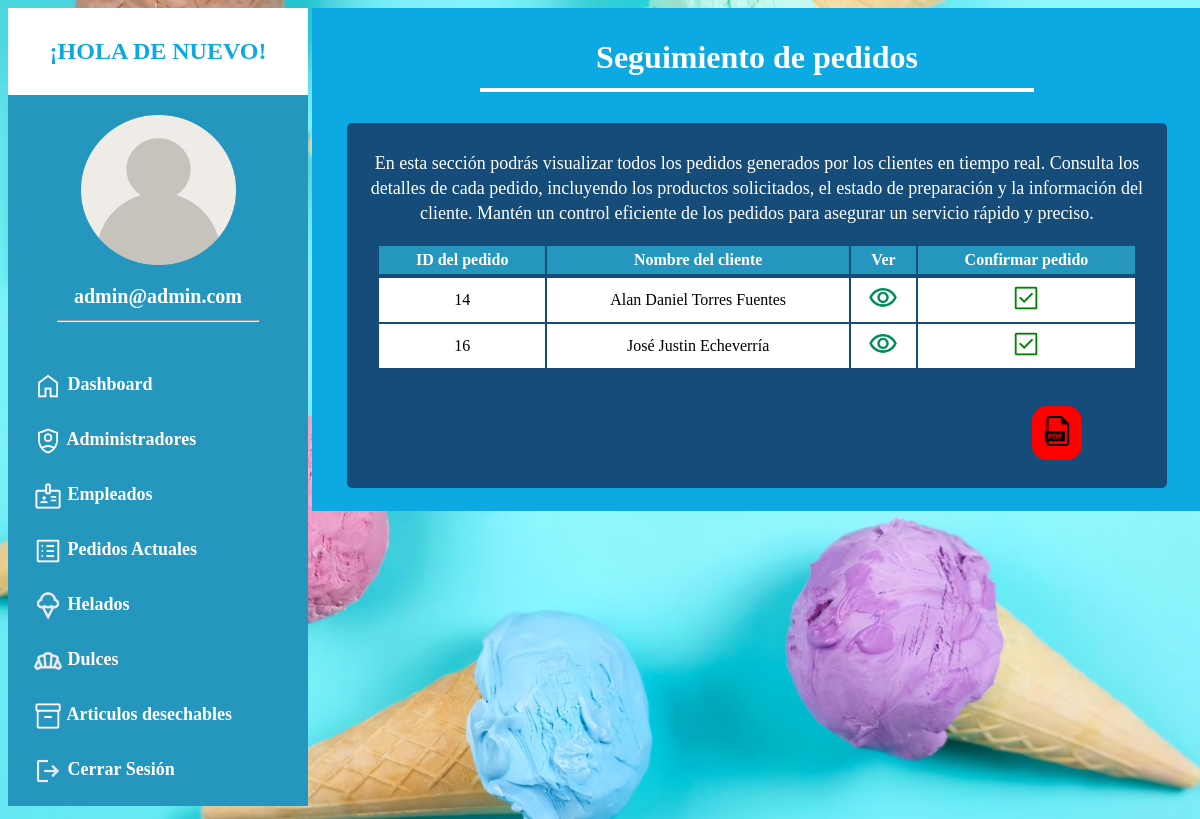
/pedidos.php (signed in), run on an earlier commit of the app's database.
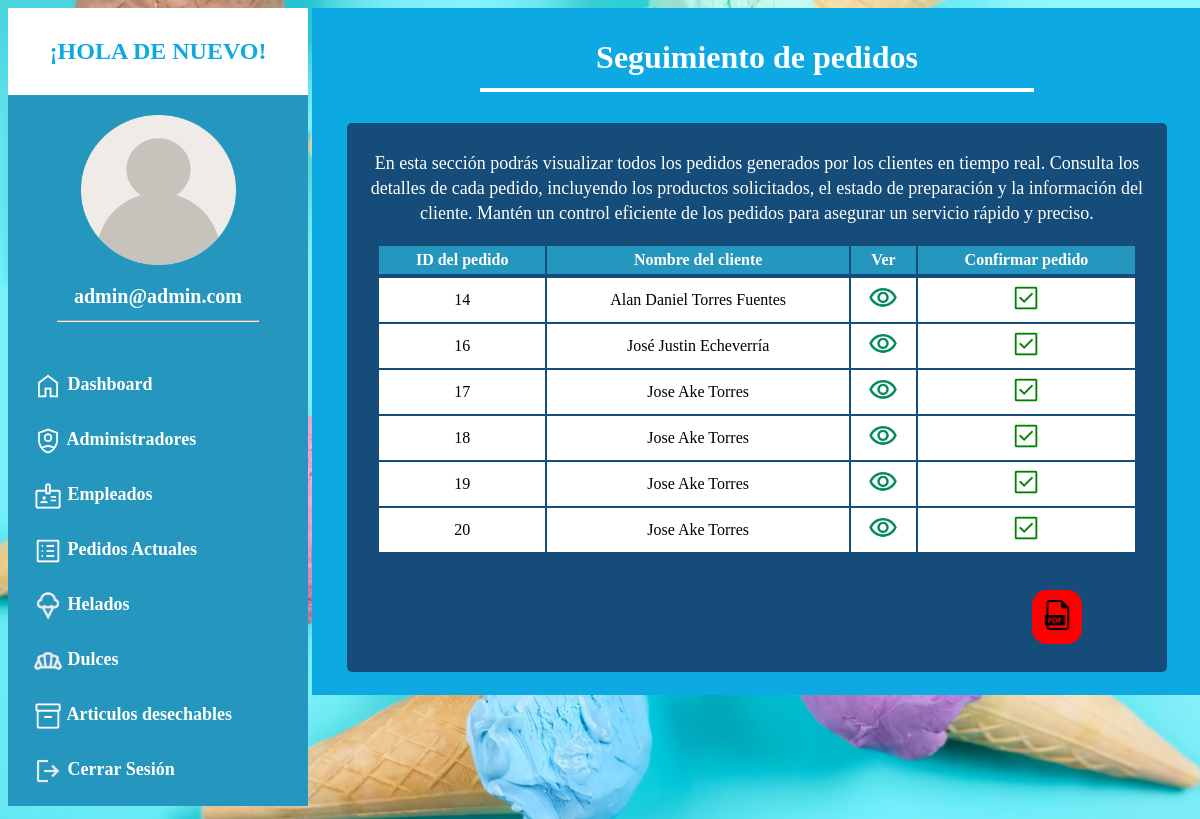
And on a later commit of the database.
### tables this page shows
CREATE TABLE `pedidos` (
  `id_pedido` int(11) NOT NULL,
  `nombre_cliente_pedido` varchar(100) DEFAULT NULL,
  `correo_cliente_pedido` varchar(100) DEFAULT NULL,
  `telefono_cliente_pedido` char(10) DEFAULT NULL,
  `numero_mesa` varchar(100) DEFAULT NULL,
  `metodo_pago` varchar(100) DEFAULT NULL,
  `pedido_cliente_pedido` varchar(255) DEFAULT NULL,
  `comentarios_cantidad` varchar(255) DEFAULT NULL,
  `numero_tarjeta` bigint(100) DEFAULT NULL,
  `nip_tarjeta` int(4) DEFAULT NULL
);

### pedidos.php (the view, shortened to what this page needs)
<?php
$adminCorreo = $_SESSION['username'];
?>
<!DOCTYPE html>
<html lang="en">
<head>
    <link rel="stylesheet" href="style_panel_admin.css">
</head>
<body>
    <div class="ancho">
        <?php
        include "menu_panel_admin.php";
        ?>
        <div class="contenedorpaneladmin">
            <div class="contenedor4 centrar">
                <h1>Seguimiento de pedidos</h1>
                <hr>
            </div>
            <br>
            <div class="contenedor5 centrar">
                <p>En esta sección podrás visualizar todos los pedidos generados por los clientes en tiempo real. Consulta los detalles de cada pedido, incluyendo los productos solicitados, el estado de preparación y la información del cliente. Mantén un control eficiente de los pedidos para asegurar un servicio rápido y preciso.
                </p>
                <table class="centrar">
                    <tr>
                        <th>ID del pedido</th>
                        <th>Nombre del cliente</th>
                        <th>Ver</th>
                        <th>Confirmar pedido</th>
                    </tr>
                    <tr>
                        <?php
                        require "conexion.php";
                        $todos_datos = "SELECT * FROM pedidos ORDER BY id_pedido ASC";
                        $resultado = mysqli_query($conectar, $todos_datos);
                        while ($fila = mysqli_fetch_assoc($resultado)) {
                        ?>
                    <tr>
                        <td><?php echo $fila["id_pedido"] ?></td>
                        <td><?php echo $fila["nombre_cliente_pedido"] ?></td>
                        <td><a href="ver_pedido.php?id=<?php echo $fila['id_pedido']; ?>"><img src="./img/icono_ver.png" class="icono_tabla_admin"></a></td>
                        <td><a href="#" onclick="validar('eliminar_pedido.php?id=<?php echo $fila['id_pedido']; ?>')"><img src="./img/icono_confirmar.png" class="icono_tabla_admin"></a></a></td>
                    </tr>
                <?php
                        }
                ?>
                </table><br><br>
                <div class="botonpdfposicion">
                <a href="reporte.php" class="boton_pdf"><img src="./img/icono_pdf.png" alt="" class="icono_tabla_admin"></a>
                </div>
                <br>
            </div>
            <br>
        </div>
    </div>
    <br><br>
</body>
</html>

### menu_panel_admin.php (shortened to what this page needs)
<div class="contenedormenu">
    <div class="contenedorbienvenido">
        <h2>¡HOLA DE NUEVO!</h2>
    </div>
    <div class="centrar">
        <img class="logo_admin" src="./img/icon_blanco.png" alt="">
        <h2 class="echoAdmin"><?php echo $adminCorreo; ?></h2>
        <hr class="hrs">
        <br><br>
    </div>
    <a href="panelAdmin_heladosColon.php" class="hrefsmenu"> <img class="iconomenu" src="./img/icono_casa.png" alt=""> Dashboard</a>
    <br>
    <a href="administradores.php" class="hrefsmenu"> <img class="iconomenu" src="./img/icono_admin.png" alt=""> Administradores</a>
    <br>
    <a href="empleados.php" class="hrefsmenu"> <img class="iconomenu" src="./img/icono_empleado.png" alt=""> Empleados</a>
    <br>
    <a href="pedidos.php" class="hrefsmenu"> <img class="iconomenu" src="./img/icono_pedidos.png" alt=""> Pedidos Actuales</a>
    <br>
    <a href="insumos.php" class="hrefsmenu"> <img class="iconomenu" src="./img/imagen_helados.png" alt=""> Helados</a>
    <br>
    <a href="dulces.php" class="hrefsmenu"> <img class="iconomenu" src="./img/bakery.png" alt=""> Dulces</a>
    <br>
    <a href="inventario.php" class="hrefsmenu"> <img class="iconomenu" src="./img/icono_inventario.png" alt=""> Articulos desechables</a>
    <br>
    <a href="cerrar_sesion.php" class="hrefsmenu"> <img class="iconomenu" src="./img/icono_cerrar_sesion.png" alt=""> Cerrar Sesión</a>
    <br>
</div>

### style_panel_admin.css (style rules this page uses)
body { font-family: 'Times New Roman', Times, serif; background: url(./img/bg.jpg) no-repeat center top; background-size:cover; }
:root { --color1: rgb(37, 150, 190); --color2: white; --color3: #8cf5f9; --color4: #154c79; --color5: #0ca9e2; --color6: red; }
.ancho { width: 1200px; margin: auto; }
.centrar { text-align: center; }
.contenedorbienvenido { text-align: center; background-color: var(--color2); width: 300px; padding: 10px 0px; color: var(--color5); }
.contenedormenu { width: 300px; background-color: var(--color1); display: inline-block; vertical-align: top; }
.echoAdmin { color: var(--color2); font-size: 20px; }
.logo_admin { width: 155px; height: 150px; margin-top: 20px; }
.contenedorpaneladmin { width: 880px; background-color: var(--color5); display: inline-block; vertical-align: top; padding: 5px; }
.iconomenu { width: 30px; vertical-align: middle; margin-left: 25px; }
.hrefsmenu { color: var(--color2); text-decoration: none; display: inline-block; font-size: 18px; font-weight: bold; margin-bottom: 15px; position: relative; padding: 5px 0; transition: color 0.3s ease; }
.hrefsmenu::before { content: ""; position: absolute; width: 0; height: 2px; bottom: 0; left: 0; background-color: var(--color2); visibility: hidden; transition: all 0.3s ease-in-out; }
.hrs { margin-top: -5px; width: 200px; }
.contenedor4 { width: 850px; color: var(--color2); padding: 5px; margin-left: 10px; border-radius: 10px; }
.contenedor4 hr { margin-top: -10px; width: 550px; border: 2px var(--color2) solid; }
.contenedor5 { width: 800px; background-color: var(--color4); color: var(--color2); padding: 10px; margin-left: 30px; border-radius: 5px; }
.contenedor5 p { font-size: 18px; line-height: 25px; }
.icono_tabla_admin { width: 30px; }
table { width: 95%; margin-left: 20px; }
table tr th { padding: 5px 5px; background-color: var(--color1); color: white; }
table tr td { color: black; background-color: var(--color2); padding: 5px 5px; }
.contenedor5 { width: 800px; background-color: var(--color4); color: var(--color5); padding: 10px; margin-left: 30px; border-radius: 5px; }
.contenedor5 p { font-size: 18px; line-height: 25px; color: var(--color2); }
.boton_pdf { background-color: red; text-decoration: none; padding: 10px; border-radius: 15px; color: white; display: inline-block; }
.botonpdfposicion { padding-left: 600px; }

What changed in the data, as far as the page shows it:
added pedidos: id_pedido "17", nombre_cliente_pedido "Jose Ake Torres"
added pedidos: id_pedido "18", nombre_cliente_pedido "Jose Ake Torres"
added pedidos: id_pedido "19", nombre_cliente_pedido "Jose Ake Torres"
added pedidos: id_pedido "20", nombre_cliente_pedido "Jose Ake Torres"
